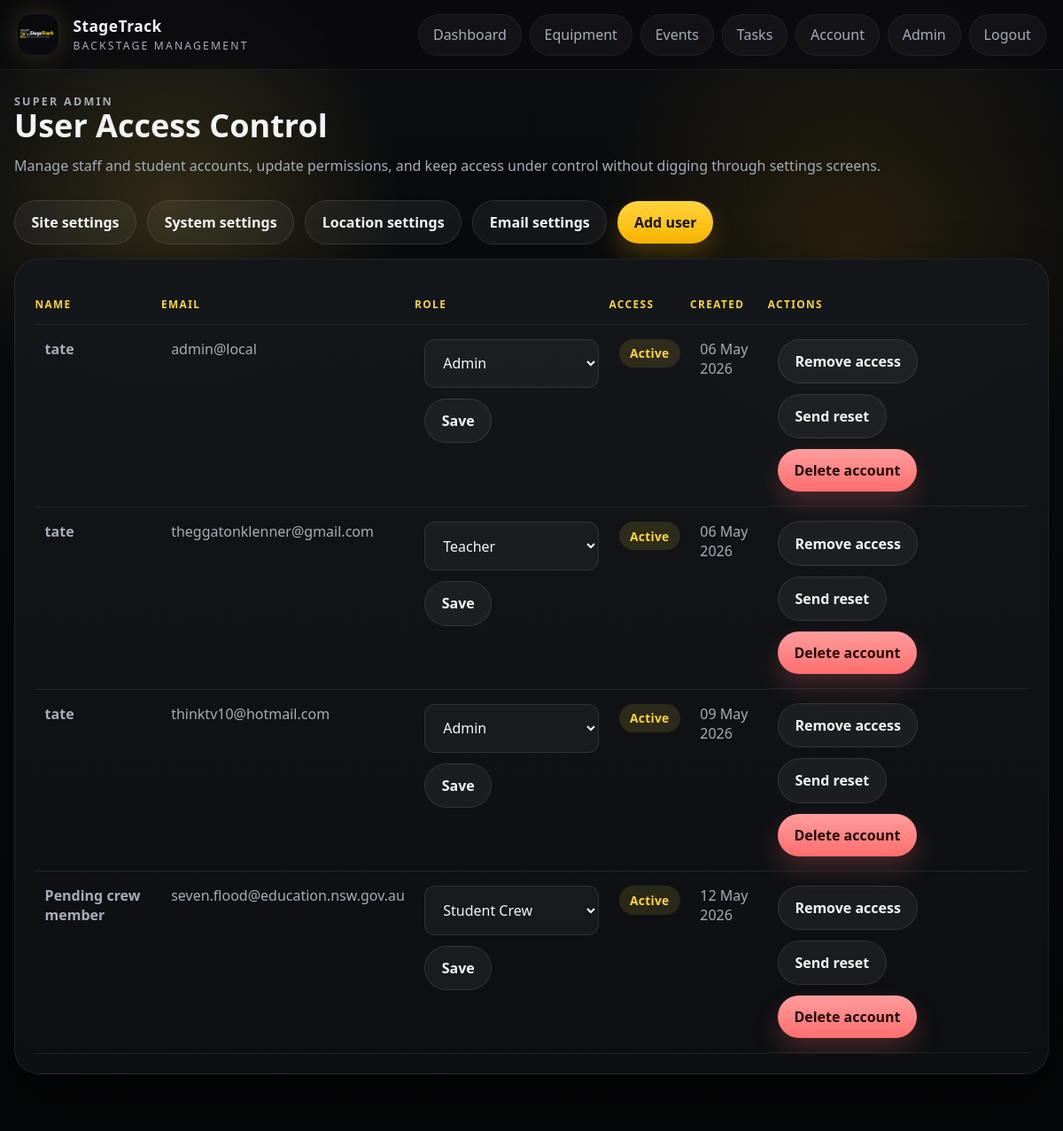
The app's page /admin/users (signed in) with its own data.
### app/models.py (models this page shows)
class SystemSettings(db.Model):
    id = db.Column(db.Integer, primary_key=True)
    school_name = db.Column(db.String(255), nullable=False, default="StageTrack")
    support_email = db.Column(db.String(255), default="")
    timezone_name = db.Column(db.String(100), nullable=False, default="Australia/Sydney")
    datetime_format = db.Column(db.String(100), nullable=False, default="%d %b %Y %I:%M %p")
    student_crew_can_view_all_events = db.Column(db.Boolean, nullable=False, default=False)
    student_crew_can_view_all_equipment = db.Column(db.Boolean, nullable=False, default=True)
    checkout_permission_role = db.Column(db.String(50), nullable=False, default="Stage Manager")
    maintenance_submit_permission_role = db.Column(db.String(50), nullable=False, default="Student Crew")
    consumable_manage_permission_role = db.Column(db.String(50), nullable=False, default="Stage Manager")
    pdf_export_permission_role = db.Column(db.String(50), nullable=False, default="Stage Manager")
    equipment_categories = db.Column(db.Text, nullable=False, default="")
    equipment_statuses = db.Column(db.Text, nullable=False, default="")
    serial_numbers_required = db.Column(db.Boolean, nullable=False, default=False)
    due_dates_required = db.Column(db.Boolean, nullable=False, default=False)
    due_soon_hours = db.Column(db.Integer, nullable=False, default=24)
    long_overdue_days = db.Column(db.Integer, nullable=False, default=7)
    auto_hide_removed_items = db.Column(db.Boolean, nullable=False, default=True)
    event_venues = db.Column(db.Text, nullable=False, default="")
    event_crew_roles = db.Column(db.Text, nullable=False, default="")
    auto_send_event_invites = db.Column(db.Boolean, nullable=False, default=True)
    event_equipment_sheet_scope = db.Column(db.String(50), nullable=False, default="all_linked")
    consumable_categories = db.Column(db.Text, nullable=False, default="")
    low_stock_alert_behavior = db.Column(db.String(50), nullable=False, default="at_or_below")
    students_can_log_consumables = db.Column(db.Boolean, nullable=False, default=True)
    negative_consumable_adjustments_manager_only = db.Column(db.Boolean, nullable=False, default=True)
    overdue_alert_recipients = db.Column(db.Text, nullable=False, default="")
    maintenance_alert_recipients = db.Column(db.Text, nullable=False, default="")
    enquiry_alert_recipients = db.Column(db.Text, nullable=False, default="")
    low_stock_alert_recipients = db.Column(db.Text, nullable=False, default="")
    password_reset_email_subject = db.Column(db.String(255), nullable=False, default="StageTrack Password Reset")
    welcome_email_subject = db.Column(db.String(255), nullable=False, default="Welcome to StageTrack")
    equipment_checkout_email_subject = db.Column(db.String(255), nullable=False, default="StageTrack equipment checked out: {equipment_name}")
    equipment_overdue_email_subject = db.Column(db.String(255), nullable=False, default="StageTrack equipment overdue: {equipment_name}")
    equipment_return_email_subject = db.Column(db.String(255), nullable=False, default="StageTrack equipment returned: {equipment_name}")
    maintenance_email_subject = db.Column(db.String(255), nullable=False, default="StageTrack maintenance request: {equipment_name}")
    enquiry_email_subject = db.Column(db.String(255), nullable=False, default="StageTrack enquiry from {name}")
    maintenance_statuses = db.Column(db.Text, nullable=False, default="")
    resolved_visible_in_queue = db.Column(db.Boolean, nullable=False, default=False)
    maintenance_resolve_permission_role = db.Column(db.String(50), nullable=False, default="Teacher")
    repeat_damage_threshold = db.Column(db.Integer, nullable=False, default=2)
    pdf_paper_size = db.Column(db.String(20), nullable=False, default="A4")
    pdf_show_header = db.Column(db.Boolean, nullable=False, default=True)
    pdf_header_text = db.Column(db.String(255), nullable=False, default="StageTrack")
    pdf_footer_text = db.Column(db.String(255), nullable=False, default="Generated by StageTrack")
    pdf_include_checkboxes = db.Column(db.Boolean, nullable=False, default=True)
    pdf_include_notes = db.Column(db.Boolean, nullable=False, default=True)
    pdf_include_signatures = db.Column(db.Boolean, nullable=False, default=False)
    updated_at = db.Column(db.DateTime, default=datetime.utcnow, onupdate=datetime.utcnow, nullable=False)

class User(db.Model):
    id = db.Column(db.Integer, primary_key=True)
    name = db.Column(db.String(120), nullable=False)
    email = db.Column(db.String(255), unique=True, nullable=False, index=True)
    password_hash = db.Column(db.String(255), nullable=False)
    must_change_password = db.Column(db.Boolean, nullable=False, default=False)
    phone_number = db.Column(db.String(50))
    contact_details = db.Column(db.Text)
    role = db.Column(db.String(50), nullable=False, default="Viewer")
    is_active = db.Column(db.Boolean, nullable=False, default=True)
    created_at = db.Column(db.DateTime, default=datetime.utcnow, nullable=False)
    tasks = db.relationship("Task", back_populates="assignee", lazy=True)
    checkouts = db.relationship("EquipmentCheckout", back_populates="user", lazy=True)
    damage_reports = db.relationship("DamageReport", back_populates="reporter", lazy=True)
    password_reset_tokens = db.relationship("PasswordResetToken", back_populates="user", lazy=True)
    event_assignments = db.relationship("EventCrewAssignment", back_populates="user", lazy=True)

### app/admin/routes.py (the view)
@admin_bp.route("/users")
@role_required("Admin")
def users():
    user_list = User.query.order_by(User.created_at.asc(), User.name.asc()).all()
    latest_reset_token_id = request.args.get("token", type=int)
    latest_reset_token = None
    if latest_reset_token_id:
        latest_reset_token = db.session.get(PasswordResetToken, latest_reset_token_id)
    return render_template(
        "admin/users.html",
        users=user_list,
        roles=ROLES,
        latest_reset_token=latest_reset_token,
    )

### app/auth/routes.py (called while the page is built)
def current_user():
    user_id = session.get("user_id")
    if not user_id:
        return None
    user = db.session.get(User, user_id)
    if user and not user.is_active:
        session.clear()
        return None
    return user

def role_required(*allowed_roles):
    def decorator(view):
        @wraps(view)
        def wrapped_view(*args, **kwargs):
            user = current_user()
            if not user:
                return redirect(url_for("auth.login"))
            if user.role not in allowed_roles:
                flash("You do not have permission to access that page.", "error")
                return redirect(url_for("dashboard"))
            return view(*args, **kwargs)
        return wrapped_view
    return decorator

@auth_bp.app_context_processor
def inject_user():
    first_user_pending = User.query.count() == 0
    return {
        "current_user": current_user(),
        "manager_roles": MANAGER_ROLES,
        "registration_open": first_user_pending,
    }

### app/site_service.py (called while the page is built)
def get_site_settings():
    settings = SiteSettings.query.order_by(SiteSettings.id.asc()).first()
    if not settings:
        settings = SiteSettings()
        db.session.add(settings)
        db.session.commit()
    return settings

### app/templates/admin/users.html (shortened to what this page needs)
{% extends "base.html" %}
{% block content %}
<section class="page-header page-header-inline">
    <div>
        <p class="eyebrow">Super admin</p>
        <h1>User Access Control</h1>
        <p>Manage staff and student accounts, update permissions, and keep access under control without digging through settings screens.</p>
    </div>
    <div class="actions">
        <a class="button button-secondary" href="{{ url_for('admin.site_settings') }}">Site settings</a>
        <a class="button button-secondary" href="{{ url_for('admin.system_settings') }}">System settings</a>
        <a class="button button-secondary" href="{{ url_for('admin.location_settings') }}">Location settings</a>
        <a class="button button-secondary" href="{{ url_for('admin.email_settings') }}">Email settings</a>
        <a class="button button-primary" href="{{ url_for('admin.create_user') }}">Add user</a>
    </div>
</section>
<section class="panel">
    <div class="table-wrap">
        <table>
            <thead>
                <tr>
                    <th>Name</th>
                    <th>Email</th>
                    <th>Role</th>
                    <th>Access</th>
                    <th>Created</th>
                    <th>Actions</th>
                </tr>
            </thead>
            <tbody>
                {% for user in users %}
                    <tr>
                        <td data-label="Name"><a href="{{ url_for('admin.user_detail', user_id=user.id) }}"><strong>{{ user.name }}</strong></a></td>
                        <td data-label="Email">{{ user.email }}</td>
                        <td data-label="Role">
                            <form method="post" action="{{ url_for('admin.update_role', user_id=user.id) }}" class="inline-form">
                                <select name="role" aria-label="Role for {{ user.name }}">
                                    {% for role in roles %}
                                        <option value="{{ role }}" {% if user.role == role %}selected{% endif %}>{{ role }}</option>
                                    {% endfor %}
                                </select>
                                <button class="button button-secondary" type="submit">Save</button>
                            </form>
                        </td>
                        <td data-label="Access">
                            <span class="status-pill">{{ "Active" if user.is_active else "Disabled" }}</span>
                        </td>
                        <td data-label="Created">{{ user.created_at.strftime("%d %b %Y") }}</td>
                        <td data-label="Actions" class="actions">
                            <form method="post" action="{{ url_for('admin.toggle_access', user_id=user.id) }}">
                                <button type="submit" class="button button-secondary">
                                    {{ "Remove access" if user.is_active else "Restore access" }}
                                </button>
                            </form>
                            <form method="post" action="{{ url_for('admin.send_reset', user_id=user.id) }}">
                                <button type="submit" class="button button-secondary">Send reset</button>
                            </form>
                            <form method="post" action="{{ url_for('admin.delete_user', user_id=user.id) }}">
                                <button type="submit" class="button button-danger">Delete account</button>
                            </form>
                        </td>
                    </tr>
                {% else %}
                    <tr>
                        <td colspan="6" class="empty-state">No users found.</td>
                    </tr>
                {% endfor %}
            </tbody>
        </table>
    </div>
</section>
{% endblock %}

### app/templates/base.html (shortened to what this page needs)
<!doctype html>
<html lang="en">
<head>
    <link rel="stylesheet" href="{{ url_for('static', filename='css/styles.css') }}">
</head>
<body>
    <div class="app-backdrop"></div>
    <header class="site-header">
        <a class="brand" href="{{ url_for('home') }}">
            <img class="brand-logo" src="{{ url_for('static', filename='images/stagetrack-logo.png') }}" alt="StageTrack logo">
            <span class="brand-copy">
                <strong>{{ system_settings.school_name }}</strong>
                <span>{{ system_settings.support_email or "Backstage management" }}</span>
            </span>
        </a>
        <nav class="site-nav">
            {% if current_user %}
                <a href="{{ url_for('dashboard') }}">Dashboard</a>
                <a href="{{ url_for('equipment.index') }}">Equipment</a>
                <a href="{{ url_for('events.index') }}">Events</a>
                <a href="{{ url_for('tasks.index') }}">Tasks</a>
                <a href="{{ url_for('auth.account') }}">Account</a>
                {% if current_user.role == "Admin" %}
                    <a href="{{ url_for('admin.users') }}">Admin</a>
                {% endif %}
                <a href="{{ url_for('auth.logout') }}">Logout</a>
            {% else %}
                <a href="{{ url_for('auth.login') }}">Staff access</a>
            {% endif %}
        </nav>
    </header>
    <main class="page-shell">
        {% block content %}{% endblock %}
    </main>
</body>
</html>

### records on screen
SystemSettings: school_name "StageTrack", support_email "BACKSTAGE MANAGEMENT"
User: name "tate", email "admin@local", role "Admin", is_active "Active", created_at "06 May 2026", is_active "Remove access"
User: name "tate", email "theggatonklenner@gmail.com", role "Teacher", is_active "Active", created_at "06 May 2026", is_active "Remove access"
User: name "tate", email "thinktv10@hotmail.com", role "Admin", is_active "Active", created_at "09 May 2026", is_active "Remove access"
User: name "Pending crew member", email "seven.flood@education.nsw.gov.au", role "Student Crew", is_active "Active", created_at "12 May 2026", is_active "Remove access"
